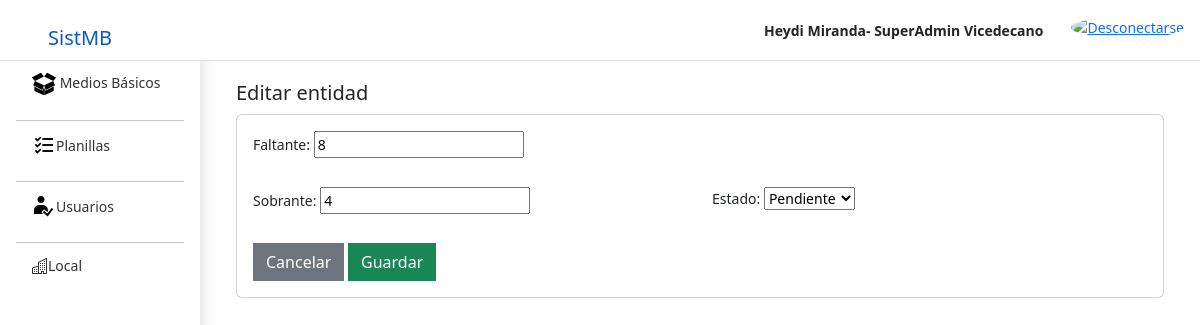
Screenshot of /Planilla/edit/10/ (signed in) with the database file from the repository.
### app/models.py (models this page shows, shortened)
class User(AbstractBaseUser, PermissionsMixin):
    username = models.CharField(max_length=255, unique=True, validators=[validate_username])
    name = models.CharField(max_length=255 , validators=[validate_name])
    apellidos = models.CharField(max_length=255 , validators=[validate_name])
    ci = models.CharField(max_length=11, unique=True, null=False, blank=False, validators=[validate_ci])
    tfno = models.CharField(max_length=50 , validators=[tfno_regex])
    is_active = models.BooleanField(default=True)
    is_staff = models.BooleanField(default=False)
    objects = OwnUserManager()
    USERNAME_FIELD = 'username'
    REQUIRED_FIELDS = ['name', 'apellidos', 'ci', 'tfno']
    def has_perm(self, perm, obj=None):
        return True
    @property
    def if_staff(self):
        return self.is_staff

class Planilla(models.Model):
        local = models.OneToOneField(Local, on_delete=models.CASCADE,primary_key=True)
        fecha =  models.DateField(blank=False, null=False, auto_now=True)
        faltante = models.IntegerField(default=0,blank=True, null=True,validators=[MinValueValidator(0 , "La cantidad debe ser mayor o igual a 0")])
        sobrante = models.IntegerField(default=0,blank=True, null=True,validators=[MinValueValidator(0 , "La cantidad debe ser mayor o igual a 0")])
        estado = models.CharField(max_length=255,choices=estadomedioBasico.choices, null=False, blank=False,default='P')

### app/views.py (the view)
@method_decorator([Vicedecano],name='dispatch')
class PlanillaUpdateView(LoginRequiredMixin, PermissionRequiredMixin, SuccessMessageMixin, UpdateView):
    model = Planilla
    form_class = PlanillaForm
    template_name = 'planilla/edit.html'
    success_url = reverse_lazy('planilla')
    success_message = "Planilla editada"
    permission_required = 'app.change_planilla'
    def get_context_data(self, **kwargs):
        context = super().get_context_data(**kwargs)
        context['title'] = 'Editar Planilla'
        return context

### app/forms.py
class PlanillaForm(ModelForm):
    class Meta:
        model = Planilla
        fields = ['faltante','sobrante','estado']
        Widget = {
            'faltante' : forms.NumberInput(),
            'sobrante' : forms.NumberInput(),
            'estado' : forms.Select()
        }

### app/decorador.py (called while the page is built)
def Vicedecano(function=None, redirect_field_name=REDIRECT_FIELD_NAME, login_url='login'):
    group = Group.objects.filter(name="Vicedecano").first()
    actual_decorator = user_passes_test(
        lambda u: u.is_active and (group in u.groups.all()) or u.is_superuser,
        login_url=login_url,
        redirect_field_name=redirect_field_name
    )
    if function:
        return actual_decorator(function)
    return actual_decorator

### app/templatetags/grupo_tag.py (called while the page is built)
@register.filter(name='has_group')
def has_group(user, group_name):
    group = Group.objects.filter(name=group_name)
    if group:
        group = group.first()
        return group in user.groups.all()
    else:
        return False

### app/templates/planilla/edit.html (shortened to what this page needs)
{% extends "base.html" %}
{% load static %}
{% block styles %}
    <link rel="stylesheet" href="{% static 'css/dashboard/dashboard.css' %}">
{% endblock styles %}
{% block content %}
    {% include "header.html" %}
    <div class="container-fluid">
        <div class="row">
            {% include "sidebar.html" %}
            <main class="col-md-9 ms-sm-auto col-lg-10 px-md-4 pb-5  scrollarea">
                <div class="container mt-3">
                    <h1 class="fs-5">Editar entidad </h1>
                </div>
                <div class="container-md">
                    <div class="card">
                        <div class="card-body">
                            <form method="post">
                                <div class="row">
                                    <div class="col-12">
                                        <div class="mb-4 position-relative">
                                            <label for="{{ form.nombreEntidad.id_for_label }}" class="form-label">Faltante:
                                            </label>
                                            {{form.faltante}}
                                        </div>
                                    </div>
                                    <div class="col-12 col-lg-6">
                                        <div class="mb-4 position-relative">
                                            <label for="{{ form.telefonoEntidad.id_for_label }}"
                                                   class="form-label">Sobrante:</label>
                                                   {{form.sobrante}}
                                        </div>
                                    </div>
                                    <div class="col-12 col-lg-6">
                                        <div class="mb-4 position-relative">
                                            <label for="{{ form.correoEntidad.id_for_label }}"
                                                   class="form-label">Estado:</label>
                                                {{form.estado}}
                                        </div>
                                    </div>
                                </div>
                                <div class=" position-relative">
                                    <a class="text-decoration-none" href="{% url 'planilla' %}">
                                        <button type="button"
                                                class="btn btn-secondary rounded-0"
                                                data-bs-dismiss="modal">Cancelar
                                        </button>
                                    </a>
                                    <button type="submit" class="btn btn-success rounded-0" id="btnappend">
                                        Guardar
                                    </button>
                            </form>
                        </div>
                    </div>
                </div>
            </main>
        </div>
    </div>
{% endblock content %}

### app/templates/header.html (shortened to what this page needs)
{% load static %}
{% load grupo_tag %}
<header id="header" class="navbar sticky-top bg-white   flex-md-nowrap pe-3 py-0 align-items-center border-bottom ">
    <a class="logo  col-md-3 col-lg-2  ps-5 align-items-center fs-1 text-decoration-none" href="{% url 'principal' %}"> <span
            class="h5">SistMB</span></a>
    <div class="navbar-nav">
        <div class="nav-item text-nowrap d-flex flex-wrap align-items-center">
            <ul class="nav mb-md-0 ">
                <li>
                    <div class="p-1">
                        <span class="me-2"><strong>{{request.user.name}} {{request.user.apellidos}}-
                            {%if request.user.if_staff%}
                            SuperAdmin
                            {%endif%}
                            {%if request.user|has_group:"Vicedecano"%}
                            Vicedecano
                            {%endif%}
                        </strong></span>
                    </div>
                </li>
                <li class="ms-3">
                    <a class="" href="{% url 'logout' %}" id="logout" title="Salir">
                        <img src=" {% static  'imag/bootstrap-icons/power.svg' %}" alt="Desconectarse"
                             class="rounded-circle" width="24" height="24">
                    </a>
                </li>
            </ul>
        </div>
    </div>
</header>

### app/static/css/sidebars.css (style rules this page uses)
.scrollarea { overflow-y: auto; }

### app/static/css/dashboard/dashboard.css (style rules this page uses)
body { font-size: .875rem; }

### rows the page displays
User: user.name "Heydi", user.apellidos "Miranda"
Planilla: faltante "8", sobrante "4", estado "Pendiente"
